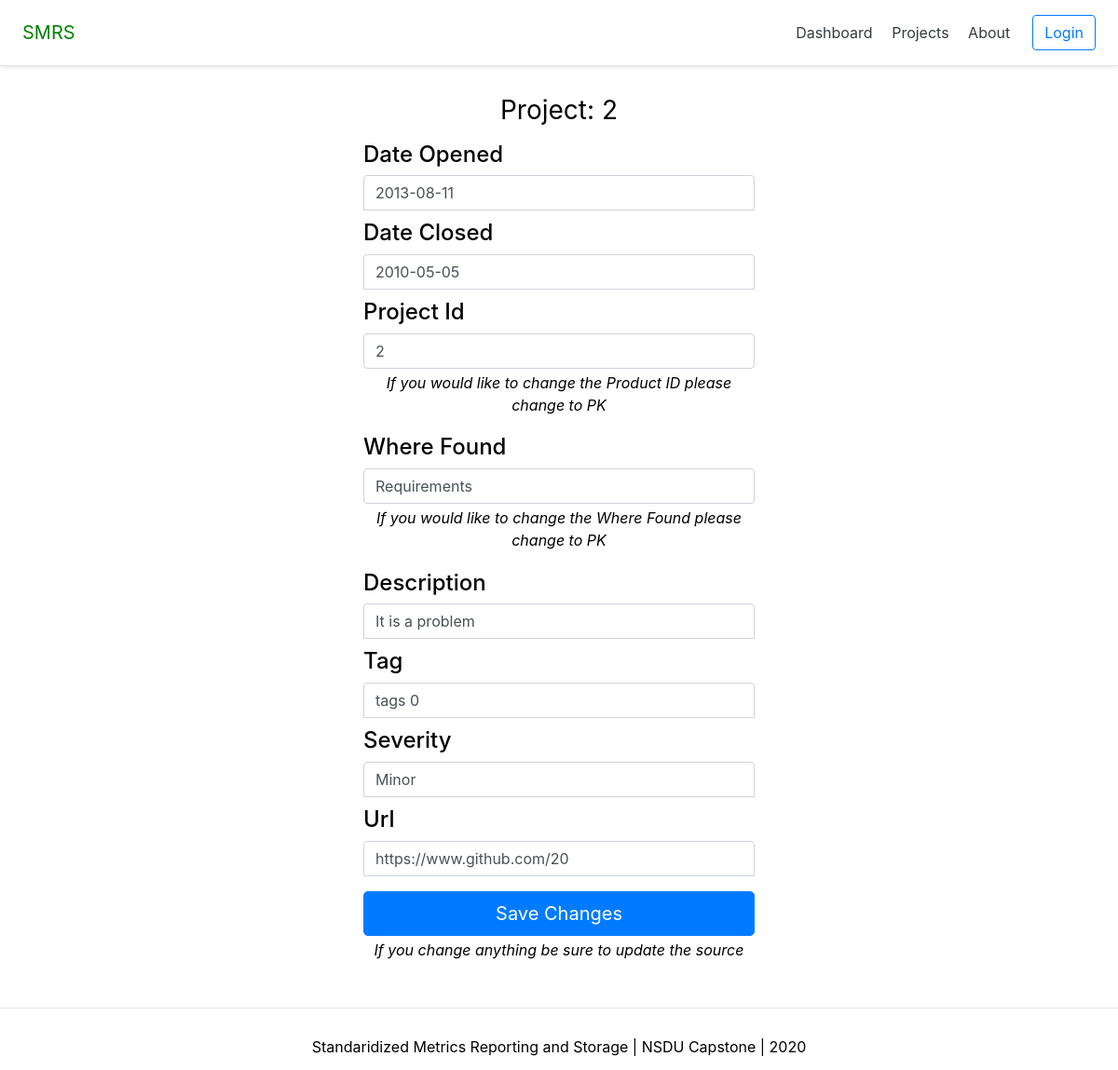
/dashboard/defect/1, run on the app's committed database.
### restAPI/models.py (models this page shows, shortened)
class Project (models.Model):
    name                    = models.CharField(max_length=25)
    productOwner            = models.ForeignKey(model.Account, null = True, blank = True, on_delete=models.CASCADE)
    teamID                  = models.ForeignKey(model.Team, on_delete=models.CASCADE)
    projectNumber           = models.IntegerField()
    def __str__(self):
        return self.name

class Defect (models.Model):
    dateOpened              = models.DateField(auto_now=False, auto_now_add=False)
    dateClosed              = models.DateField(blank=True, null=True)
    projectID               = models.ForeignKey(Project, on_delete=models.CASCADE)
    whereFound              = models.ForeignKey(PhaseType, on_delete=models.CASCADE)
    tag                     = models.CharField(max_length=50, unique=True)
    severity                = models.CharField(choices=MajorMinorChoices,max_length=25)
    url                     = models.URLField(max_length=200, unique=True)
    description             = models.CharField(max_length=1000, default="Description not found")

class PhaseType (models.Model):
    phase_type               = models.CharField(max_length=25)
    def __str__(self):
        return self.phase_type

### dashboard/views.py (the view)
# urls.py: path('defect/<int:pk>', defect_view, name='defectDetail'),
def defect_view(request, pk):
    context= {}
    user = request.user
    currentDefect = Defect.objects.filter(pk = pk).first()
    project = Project.objects.filter(pk = currentDefect.projectID.pk).first()
    if request.POST:
        if not user.is_authenticated:
            return redirect("account:login")
        form = DefectForm(request.POST, instance = currentDefect)
        if form.is_valid():
            form.initial = {
                "dateOpened": request.POST["dateOpened"],
                "dateClosed": request.POST["dateClosed"],
                "projectID" : request.POST["projectID"],
                "whereFound": request.POST["whereFound"],
                "description": request.POST["description"],
                "tag"       : request.POST["tag"],
                "severity"  : request.POST["severity"],
                "url"       : request.POST["url"]
            }
            if project.productOwner == user or user.is_admin:
                form.save()
                context["success_message"] = "Updated"
            else:
                context["success_message"] = "Must be Product Owner or Admin"
    else:
        form = DefectForm(
             initial = {
                "dateOpened": currentDefect.dateOpened,
                "dateClosed": currentDefect.dateClosed,
                "projectID" : currentDefect.projectID,
                "whereFound": currentDefect.whereFound,
                "description": currentDefect.description,
                "tag"       : currentDefect.tag,
                "severity"  : currentDefect.severity,
                "url"       : currentDefect.url,
             }
        )
    context['form'] = form
    return render(request, "dashboard/defect_detail.html", context)

### dashboard/forms.py
class DefectForm(forms.ModelForm):
    dateClosed = forms.DateField(required=False)
    class Meta:
        model = Defect
        fields = ('dateOpened','dateClosed','projectID','whereFound','description','tag','severity','url')

### dashboard/templates/dashboard/defect_detail.html (shortened to what this page needs)
{% extends 'base.html' %}
{% load static %}
{% block content %}
<head>
<link rel="stylesheet" href="{% static 'css/details.css' %}">
</head>
<div class="container">
    <div class="row">
    <div class="col-sm-2"></div>
        <div class="col-sm-8">
        <form class="form-signin" method="post">{% csrf_token %}
            <h1 class="h3 mb-3 font-weight-normal">Project: {{form.initial.projectID}}</h1>
            <h3 class="h4">Date Opened</h3>
            <input type="text" name="dateOpened"  class="form-control" placeholder="Date Opened" required autofocus value = "{{form.initial.dateOpened|date:'Y-m-d' }}">
            <h3 class="h4">Date Closed</h3>
            <input type="text" name="dateClosed"  class="form-control" placeholder="Date Closed" value = "{{form.initial.dateClosed|date:'Y-m-d' }}">
            {% for field in form %}
                {% if field.name == "projectID" %}
                <h3 class="h4">Project Id</h3>
                <input list="projectID" name="projectID"   class="form-control" placeholder="Project ID"  required value = "{{form.initial.projectID}}" >
                {% endif %}
            {% endfor %}
            <p class="info"> If you would like to change the Product ID please change to PK</p>
            {% for field in form %}
                {% if field.name == "whereFound" %}
                <h3 class="h4">Where Found</h3>
                <input list="whereFound" name="whereFound"  class="form-control" placeholder="Where Found" required value = "{{form.initial.whereFound}}">
                {% endif %}
            {% endfor %}
            <p class="info"> If you would like to change the Where Found please change to PK</p>
            <h3 class="h4">Description</h3>
            <input type="text" name="description" class="form-control" placeholder="Description" required value = "{{form.initial.description}}">
            <h3 class="h4">Tag</h3>
            <input type="text" name="tag" class="form-control" placeholder="Tag" required value = "{{form.initial.tag}}">
            <h3 class="h4">Severity</h3>
            <input type="text" name="severity" class="form-control" placeholder="Severity" required value = "{{form.initial.severity}}">
            <h3 class="h4">Url</h3>
            <input type="text"  name="url" class="form-control" placeholder="URL" required value = "{{form.initial.url}}">
            <button class="btn btn-lg btn-primary btn-block" type="submit">Save Changes</button>
                <p class="info"> If you change anything be sure to update the source</p>
            </form>
        </div>
    <div class="col-sm-2"></div>
    </div>
</div>
{% endblock content %}

### dashboard/static/css/master.css (style rules this page uses)
.info { text-align: center; }

### dashboard/static/css/lightMode.css (style rules this page uses)
body { background: white; color:black; }

### dashboard/static/css/details.css (style rules this page uses)
.info { border-radius: .4em; padding:.2em; font-style: italic; }

### account/templates/snippets/formCss.html (style rules this page uses)
.form-signin { width: 100%; max-width: 450px; padding: 15px; margin: auto; }
.form-signin input[type="text"] { margin-bottom: 10px; border-bottom-right-radius: 0; border-bottom-left-radius: 0; }
.h3 { text-align: center; }

### data on the page
Project: initial.projectID "2", projectID "2"
Defect: dateOpened "2013-08-11", dateClosed "2010-05-05", description "It is a problem", tag "tags 0", severity "Minor", url "https://www.github.com/20"
PhaseType: whereFound "Requirements"
